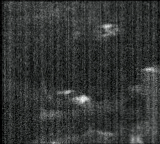
#> input picture frame 0 of Yoav_denoise_new/denois/denoise_video.mp4, 160 x 144 px, given in place of Downtest_ch0001_00010001837000000.mp4, which was not available
$ python cut_video_base_on_movment.py
#> lines starting #> are read from the running program, lines starting #| are printed output that depends on the picture; after the words box and inside, x2 and y2 are one past the last pixel; in counts of white or black regions, pixels touching at a corner belong together; pictures that were not available may be replaced by others from this repository, and a replacement may not be noted
import cv2
import numpy as np

def cut_video_on_movement(video_path, threshold_movement_percent, frame_before, frame_after, seconds_before, seconds_after, use_seconds=True, output_video_name='output_video.mp4', max_duration_seconds=None):
    # Read input video
#> called with threshold_movement_percent = 10, frame_before = 10, frame_after = 10, seconds_before = 2, seconds_after = 2, use_seconds = True, output_video_name = 'people_in_kichen.mp4', max_duration_seconds = 50
    cap = cv2.VideoCapture(video_path)

    # Get video properties
    width = int(cap.get(cv2.CAP_PROP_FRAME_WIDTH))
    height = int(cap.get(cv2.CAP_PROP_FRAME_HEIGHT))
    fps = int(cap.get(cv2.CAP_PROP_FPS))

    # Define tweets_per_accounts video
    fourcc = cv2.VideoWriter_fourcc(*'mp4v')
    out = cv2.VideoWriter(output_video_name, fourcc, fps, (width, height))

    # Convert seconds to frames if use_seconds is set to True
    if use_seconds:
        frame_before = int(seconds_before * fps)
        frame_after = int(seconds_after * fps)

    # Calculate the maximum number of frames to process if max_duration_seconds is set
    if max_duration_seconds is not None:
        max_frames = int(max_duration_seconds * fps)
    else:
        max_frames = None

    # Initialize variables
    ret, prev_frame = cap.read()
#> prev_frame is the input picture: shape (144, 160, 3); mean B, G, R 53.2, 54.2, 51.8
    gray_prev_frame = cv2.cvtColor(prev_frame, cv2.COLOR_BGR2GRAY)
    gray_prev_frame = cv2.GaussianBlur(gray_prev_frame, (21, 21), 0)
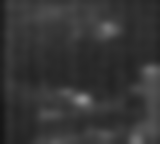
#> gray_prev_frame: shape (144, 160); min 21, max 147, mean 53.5

    buffer = []
    movement_detected = False
    frame_count = 0

    # Calculate threshold_movement based on the percentage of total pixels
    threshold_movement = (width * height) * (threshold_movement_percent / 100)

    while True:
        ret, frame = cap.read()
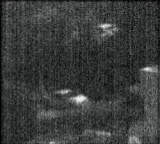
#> input picture frame 1 of Yoav_denoise_new/denois/denoise_video.mp4, 160 x 144 px, given in place of Downtest_ch0001_00010001837000000.mp4, which was not available
#> frame is the input picture: shape (144, 160, 3); mean B, G, R 59, 59.9, 57.5
        if not ret or (max_frames is not None and frame_count >= max_frames):
            break
        print(f"In progress ({frame_count} / {fps * max_duration_seconds})")
        gray_frame = cv2.cvtColor(frame, cv2.COLOR_BGR2GRAY)
        gray_frame = cv2.GaussianBlur(gray_frame, (21, 21), 0)

        frame_diff = cv2.absdiff(gray_prev_frame, gray_frame)
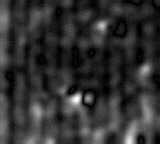
#> frame_diff: shape (144, 160); min 0, max 30, mean 5.9; drawn with min black and max white
        thresh = cv2.threshold(frame_diff, 25, 255, cv2.THRESH_BINARY)[1]
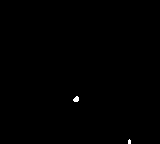
#> thresh: shape (144, 160); 0.17% white; 2 white regions (1 under 20 px), largest, box (x1, y1, x2, y2) and area: (73, 96, 79, 102) 27
        thresh = cv2.dilate(thresh, None, iterations=2)
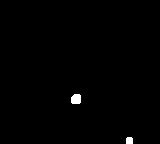
#> thresh: shape (144, 160); 0.6% white; 2 white regions

        # Find contours in the thresholded image
        contours, _ = cv2.findContours(thresh.copy(), cv2.RETR_EXTERNAL, cv2.CHAIN_APPROX_SIMPLE)
#> contours = 2 contours; box (x1, y1, x2, y2) and area: (71, 94, 81, 104) 75, (126, 137, 133, 144) 35

        # Calculate movement based on the area of bounding rectangles of the detected contours
        movement = sum((cv2.boundingRect(cnt)[2] * cv2.boundingRect(cnt)[3]) for cnt in contours)
#> movement = 149

        if movement > threshold_movement:
            movement_detected = True

        if movement_detected:
            buffer.append(frame)

            if len(buffer) > frame_after:
                for buffered_frame in buffer[:frame_before]:
                    out.write(buffered_frame)
                buffer = buffer[frame_before:]
                movement_detected = False

        gray_prev_frame = gray_frame
        frame_count += 1

    cap.release()
    out.release()
    cv2.destroyAllWindows()


if __name__ == '__main__':
    video_path = "/media/dudy/FB31-3461/Downtest_ch0001_00010001837000000.mp4"
    threshold_movement_percent = 10
    output_video_name = "people_in_kichen.mp4"
    frame_before = 10
    frame_after = 10
    seconds_before = 2
    seconds_after = 2
    use_seconds = True
    max_duration_seconds = 50
    cut_video_on_movement(video_path, threshold_movement_percent, frame_before, frame_after, seconds_before, seconds_after, use_seconds, output_video_name=output_video_name, max_duration_seconds=max_duration_seconds)

$ run again, starting later in the video
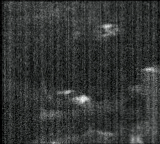
#> input picture frame 0 of Yoav_denoise_new/denois/denoise_video.mp4, 160 x 144 px, given in place of Downtest_ch0001_00010001837000000.mp4, which was not available
#> in cut_video_on_movement, prev_frame is the input picture: shape (144, 160, 3); mean B, G, R 53.2, 54.2, 51.8
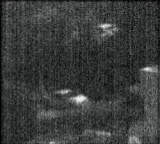
#> input picture frame 1 of Yoav_denoise_new/denois/denoise_video.mp4, 160 x 144 px, given in place of Downtest_ch0001_00010001837000000.mp4, which was not available
#> in cut_video_on_movement, frame is the input picture: shape (144, 160, 3); mean B, G, R 59, 59.9, 57.5
#> contours = 2 contours; box (x1, y1, x2, y2) and area: (71, 94, 81, 104) 75, (126, 137, 133, 144) 35
#> movement = 149

$ run again, starting later in the video
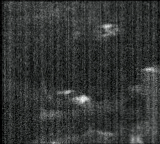
#> input picture frame 0 of Yoav_denoise_new/denois/denoise_video.mp4, 160 x 144 px, given in place of Downtest_ch0001_00010001837000000.mp4, which was not available
#> in cut_video_on_movement, prev_frame is the input picture: shape (144, 160, 3); mean B, G, R 53.2, 54.2, 51.8
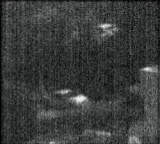
#> input picture frame 1 of Yoav_denoise_new/denois/denoise_video.mp4, 160 x 144 px, given in place of Downtest_ch0001_00010001837000000.mp4, which was not available
#> in cut_video_on_movement, frame is the input picture: shape (144, 160, 3); mean B, G, R 59, 59.9, 57.5
#> contours = 2 contours; box (x1, y1, x2, y2) and area: (71, 94, 81, 104) 75, (126, 137, 133, 144) 35
#> movement = 149
